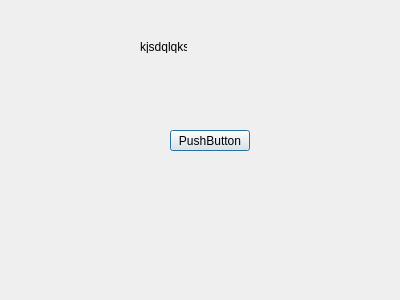
<?xml version="1.0" encoding="UTF-8"?>
<ui version="4.0">
 <class>testSylvain</class>
 <widget class="QDialog" name="testSylvain">
  <property name="geometry">
   <rect>
    <x>0</x>
    <y>0</y>
    <width>400</width>
    <height>300</height>
   </rect>
  </property>
  <property name="windowTitle">
   <string>Dialog</string>
  </property>
  <widget class="QPushButton" name="valider">
   <property name="geometry">
    <rect>
     <x>170</x>
     <y>130</y>
     <width>80</width>
     <height>21</height>
    </rect>
   </property>
   <property name="text">
    <string>PushButton</string>
   </property>
  </widget>
  <widget class="QLabel" name="monLabel">
   <property name="geometry">
    <rect>
     <x>140</x>
     <y>40</y>
     <width>47</width>
     <height>13</height>
    </rect>
   </property>
   <property name="text">
    <string>kjsdqlqksj</string>
   </property>
  </widget>
 </widget>
 <resources/>
 <connections/>
</ui>
